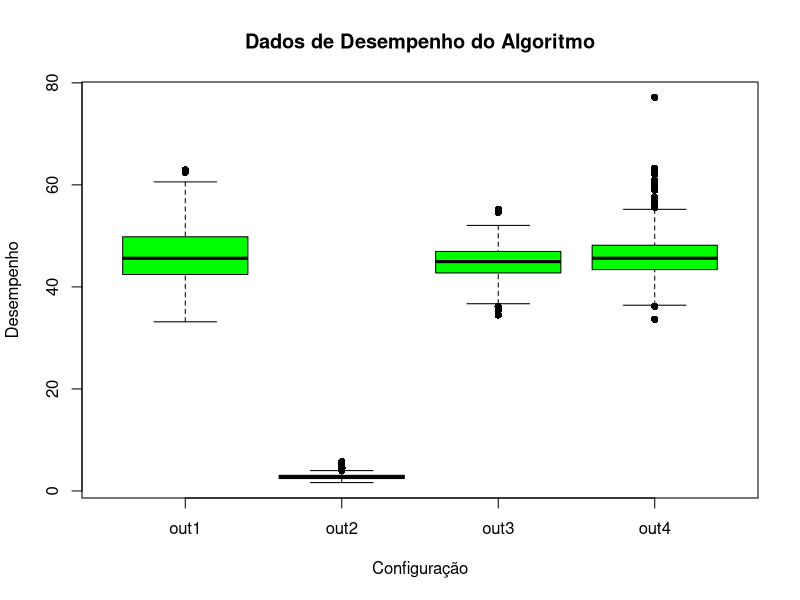
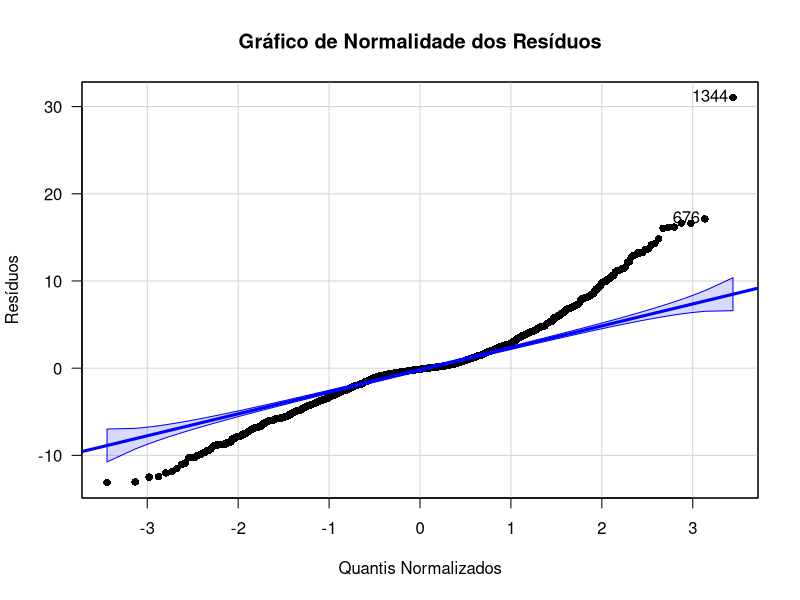
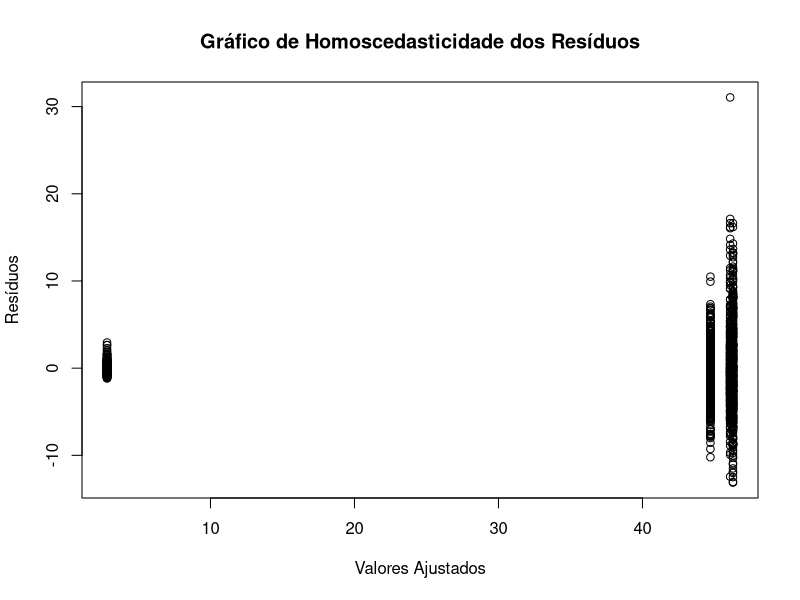
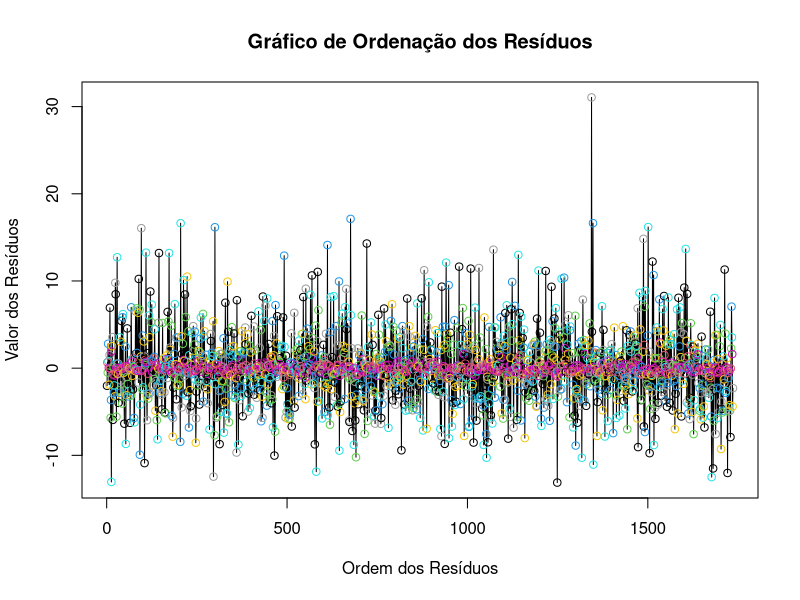

Source code (R) for these figures, in order:
## ---- chunk 1
knitr::opts_chunk$set(echo = TRUE)
## ---- chunk 2

a<-4
k<-(a*(a-1))/2
alpha<-0.05
alpha_adj<-alpha/k
delta<-10
potencia_desejada<-0.85
sd<-40
## ---- chunk 3

test_pow_N <- power.t.test(delta = delta, power = potencia_desejada, sd = sd, sig.level = alpha_adj, alternative = "two.sided", type = "two.sample")
print(test_pow_N)
## ---- chunk 4
if(!require(car)){
    install.packages("car")
    library(car)
}
getwd()
## ---- chunk 5
algoritmo <- read.table(file = "dados_total.csv", header = TRUE, sep = ",")
summary(algoritmo)
head(algoritmo, 8)
boxplot(out~label_out, data = algoritmo, xlab = "Configuração", ylab = "Desempenho", main = "Dados de Desempenho do Algoritmo", pch = 16, col = "green")
## ---- chunk 6
model <- aov(out~label_out, data = algoritmo)
summary.aov(model)
## ---- chunk 7
shapiro.test(model$residuals)
sht <- shapiro.test(model$residuals)
qqPlot(model$residuals, pch = 16, lwd = 3, cex = 1, las = 1, xlab = "Quantis Normalizados", ylab = "Resíduos", main = "Gráfico de Normalidade dos Resíduos")
## ---- chunk 8
cat("p-valor: ",sht$p.value)
## ---- chunk 9
fligner.test(out~label_out, data = algoritmo)
flt <- fligner.test(out~label_out, data = algoritmo)
plot(x = model$fitted.values, y = model$residuals, xlab = "Valores Ajustados", ylab = "Resíduos", main = "Gráfico de Homoscedasticidade dos Resíduos")
## ---- chunk 10
cat("p-valor: ",flt$p.value)
## ---- chunk 11
durbinWatsonTest(model)
dwt <- durbinWatsonTest(model)
plot(x = seq_along(model$residuals), y = model$residuals, type = "l", xlab = "Ordem dos Resíduos", ylab = "Valor dos Resíduos", main = "Gráfico de Ordenação dos Resíduos")
points(x = seq_along(model$residuals), y = model$residuals, type = "p", col = as.numeric(algoritmo[,1]))
## ---- chunk 12
cat("p-valor: ",dwt$p)
## ---- chunk 13
kruskal.test(out~label_out, data = algoritmo)
